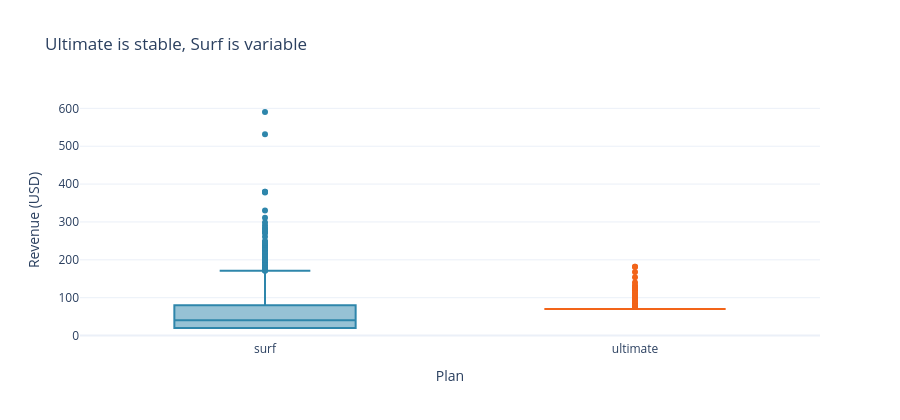

The notebook cell this image was saved under:
### Markdown cell above
### F. Revenue Distribution Snapshot

### Code cell
dist_fig = px.box(
    user_activity, x='plan', y='revenue', color='plan',
    title='Ultimate is stable, Surf is variable',
    labels={'plan': 'Plan', 'revenue': 'Revenue (USD)'},
    color_discrete_map=PLAN_COLORS, category_orders={'plan': PLAN_ORDER},
)
dist_fig.update_layout(showlegend=False, height=420)
dist_fig

### Figure 1 — Plotly figure (JSON) as saved in the notebook; plotly's stock layout.template omitted (floating-point values rounded to 4 significant figures; data arrays with more than 128 entries replaced by an {"elided": "..."} marker saying what was removed)
{"data": [{"alignmentgroup": "True", "hovertemplate": "Plan=%{x}<br>Revenue (USD)=%{y}<extra></extra>", "legendgroup": "surf", "marker": {"color": "#2E86AB"}, "name": "surf", "notched": false, "offsetgroup": "surf", "orientation": "v", "showlegend": true, "type": "box", "x": {"elided": "1573 str values"}, "x0": " ", "xaxis": "x", "y": {"elided": "1573 float values"}, "y0": " ", "yaxis": "y"}, {"alignmentgroup": "True", "hovertemplate": "Plan=%{x}<br>Revenue (USD)=%{y}<extra></extra>", "legendgroup": "ultimate", "marker": {"color": "#F26419"}, "name": "ultimate", "notched": false, "offsetgroup": "ultimate", "orientation": "v", "showlegend": true, "type": "box", "x": {"elided": "720 str values"}, "x0": " ", "xaxis": "x", "y": {"elided": "720 float values"}, "y0": " ", "yaxis": "y"}], "layout": {"boxmode": "overlay", "height": 420, "legend": {"title": {"text": "Plan"}, "tracegroupgap": 0}, "showlegend": false, "title": {"text": "Ultimate is stable, Surf is variable"}, "xaxis": {"anchor": "y", "categoryarray": ["surf", "ultimate"], "categoryorder": "array", "domain": [0, 1], "title": {"text": "Plan"}}, "yaxis": {"anchor": "x", "domain": [0, 1], "title": {"text": "Revenue (USD)"}}}}
